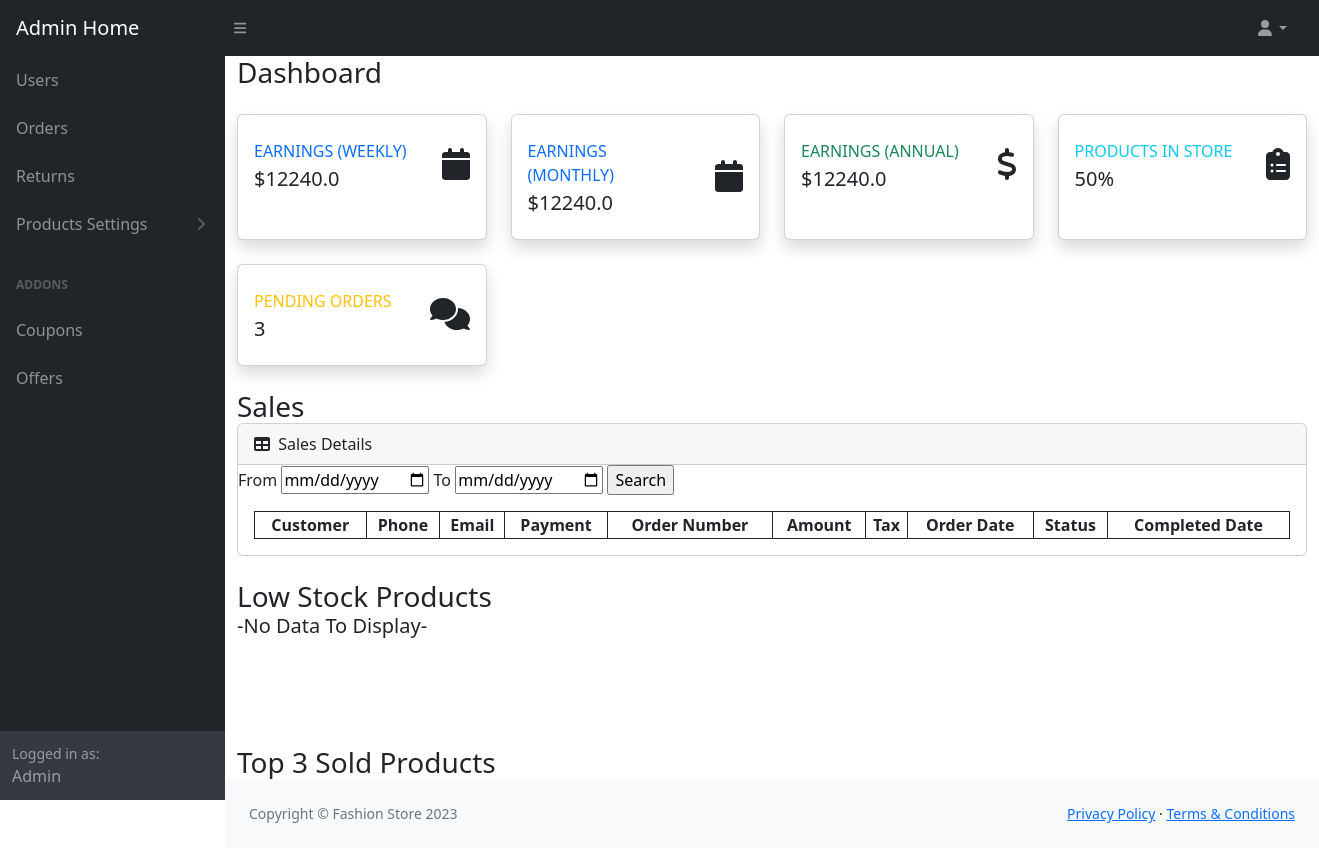
Page /admin_dashboard (signed in) on the earlier database version.
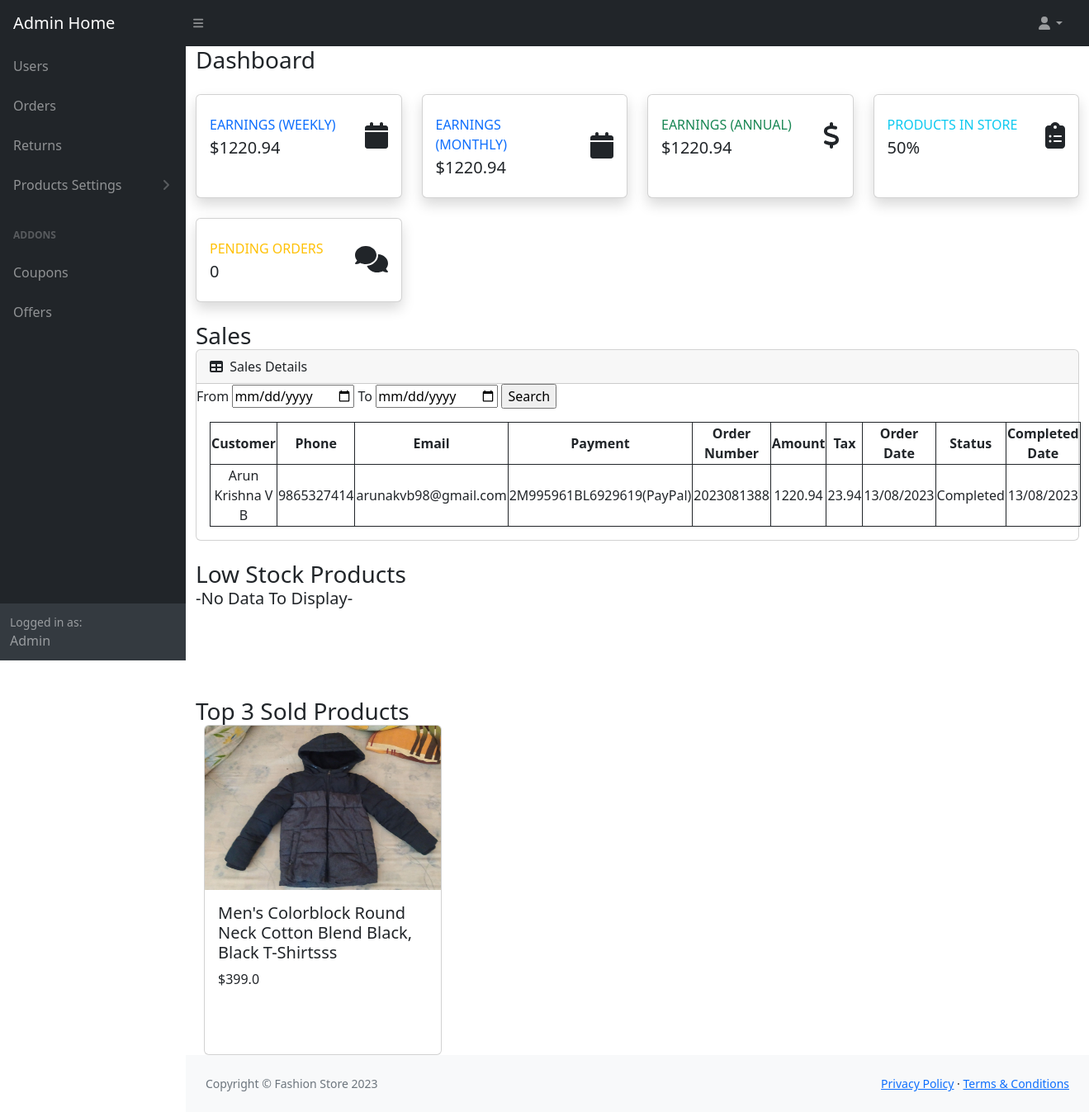
Same page on the later database version.
### store/models.py (models this page shows, shortened)
class Order(models.Model):
	STATUS = (
	('Pending', 'Pending'),
	('New', 'New'),
	('Accepted', 'Accepted'),
	('Completed', 'Completed'),
	('Cancelled', 'Cancelled'),)
	user = models.ForeignKey(User, on_delete=models.SET_NULL, null=True)
	payment = models.ForeignKey(Payment, on_delete=models.SET_NULL, blank=True, null=True)
	order_number = models.CharField(max_length=20)
	first_name = models.CharField(max_length=50)
	last_name = models.CharField(max_length=50)
	phone = models.CharField(max_length=15)
	email = models.EmailField(max_length=50)
	address_line_1 = models.CharField(max_length=50)
	address_line_2 = models.CharField(max_length=50, blank=True)
	country = models.CharField(max_length=50)
	state = models.CharField(max_length=50)
	city= models.CharField(max_length=50)
	pincode = models.CharField(max_length=10)
	order_total = models.FloatField()
	tax = models.FloatField()
	status = models.CharField(max_length=10, choices=STATUS, default='New')
	ip = models.CharField(blank=True, max_length=20)
	is_ordered = models.BooleanField(default=False)
	created_at = models.DateTimeField(auto_now_add=True)
	updated_at = models.DateTimeField(auto_now=True)

class Payment(models.Model):
	user = models.ForeignKey(User, on_delete=models.CASCADE)
	payment_id = models.CharField(max_length=100)
	order_number = models.CharField(max_length=50)
	payment_method = models.CharField(max_length=100)
	amount_payed = models.CharField(max_length=100)
	status = models.CharField(max_length=100)
	created_at = models.DateTimeField(auto_now_add=True)
	def __str__(self):
		return self.payment_method

class BaseModel(models.Model):
	uid = models.UUIDField(primary_key=True , editable=False , default=uuid.uuid4)
	created_at = models.DateTimeField(auto_now= True)
	updated_at = models.DateTimeField(auto_now_add= True)
	class Meta:
		abstract = True

class Products(BaseModel):
	product_name = models.CharField(max_length=100)
	slug = models.SlugField(max_length=100,unique=True, null=True, blank=True)
	category = models.ForeignKey(Category, on_delete=models.CASCADE, related_name="products")
	price = models.FloatField()
	discount = models.IntegerField(null=True)
	rprice = models.FloatField()
	product_description = models.TextField()
	image = models.ImageField(upload_to="products")
	is_deleted = models.BooleanField(default=False)
	in_store = models.BooleanField(default=False)

### store/views.py (the view)
# urls.py: path('admin_dashboard', views.admin_dashboard, name='admin_dashboard'),
def admin_dashboard(request):
    orders = Order.objects.all().filter(Q(status='Pending')|Q(status='New'))
    order_count = len(orders)
    now = timezone.now()
    week_start = now - timedelta(days=now.weekday())
    month_start = now.replace(day=1)
    year_start = now.replace(month=1, day=1)
    total_week = \
        Order.objects.filter(created_at__gte=week_start, created_at__lte=now).aggregate(total=Sum('order_total'))[
            'total']
    total_month = \
        Order.objects.filter(created_at__gte=month_start, created_at__lte=now).aggregate(total=Sum('order_total'))[
            'total']
    total_year = \
        Order.objects.filter(created_at__gte=year_start, created_at__lte=now).aggregate(total=Sum('order_total'))[
            'total']
    low_stock_items = SizeVariant.objects.filter(stock__lt=3)
    product_quantities = OrderProduct.objects.values('product').annotate(total_quantity=Sum('quantity'))
    sorted_products = product_quantities.order_by('-total_quantity')
    top_3_products = sorted_products[:3]
    product_list = Products.objects.all()
    order_list = Order.objects.all().filter(status='Completed')
    for ord in order_list:
        print("-*-*-*- ", ord.created_at)
    context = {'order_count':order_count,
               'total_week': total_week,
               'total_month': total_month,
               'total_year': total_year,
               'low_stock_items': low_stock_items,
               'top_3_products':top_3_products,
               'product_list': product_list,
               'order_list':order_list
               }
    return render(request, 'admin_main/admin_dashboard.html', context)

### store/context_processors.py (called while the page is built)
def category_list_processor(request):
    category_list = Category.objects.all()
    return {'category_list': category_list}

def cart_counter(request):
    cart_count = 0
    try:
        if request.user.is_authenticated:
            cart_items = CartItems.objects.all().filter(user=request.user)
        else:
            cart = uCart.objects.filter(cart_id=_cart_id(request))
            cart_items = CartItems.objects.all().filter(cart=cart[:1])
        for cart_item in cart_items:
            cart_count += cart_item.quantity
    except uCart.DoesNotExist:
        cart_count=0
    return dict(cart_count=cart_count)

def wish_counter(request):
    if request.user.is_authenticated:
        wish_items = WishList.objects.filter(user=request.user)
    else:
        guest = Guest.objects.filter(guest_id=_wishlist_id(request)).first()
        if guest:
            wish_items = WishList.objects.filter(guest=guest)
        else:
            wish_items = []
    wish_count = wish_items.count() if wish_items else 0
    return {'wish_count': wish_count}

### store/templates/admin_main/admin_dashboard.html (shortened to what the changed rows need)
{%extends 'admin_main/admin_base.html'%}
{%load static%}
{%block body%}
{% if user.is_authenticated and user.is_superuser  %}
                <div class="container">
                    <div class="d-sm-flex align-items-center justify-content-between mb-4">
                        <h1 class="h3 mb-0 text-gray-800">Dashboard</h1>
                    </div>
                    <div class="row">
                        <div class="col-xl-3 col-md-6 mb-4">
                            <div class="card border-left-primary shadow h-100 py-2">
                                <div class="card-body">
                                    <div class="row no-gutters align-items-center">
                                        <div class="col mr-2">
                                            <div class="text-xs font-weight-bold text-primary text-uppercase mb-1">
                                                Earnings (Weekly)</div>
                                            <div class="h5 mb-0 font-weight-bold text-gray-800">${{total_week}}</div>
                                        </div>
                                        <div class="col-auto">
                                            <i class="fas fa-calendar fa-2x text-gray-300"></i>
                                        </div>
                                    </div>
                                </div>
                            </div>
                        </div>
                        <div class="col-xl-3 col-md-6 mb-4">
                            <div class="card border-left-primary shadow h-100 py-2">
                                <div class="card-body">
                                    <div class="row no-gutters align-items-center">
                                        <div class="col mr-2">
                                            <div class="text-xs font-weight-bold text-primary text-uppercase mb-1">
                                                Earnings (Monthly)</div>
                                            <div class="h5 mb-0 font-weight-bold text-gray-800">${{total_month}}</div>
                                        </div>
                                        <div class="col-auto">
                                            <i class="fas fa-calendar fa-2x text-gray-300"></i>
                                        </div>
                                    </div>
                                </div>
                            </div>
                        </div>
                        <div class="col-xl-3 col-md-6 mb-4">
                            <div class="card border-left-success shadow h-100 py-2">
                                <div class="card-body">
                                    <div class="row no-gutters align-items-center">
                                        <div class="col mr-2">
                                            <div class="text-xs font-weight-bold text-success text-uppercase mb-1">
                                                Earnings (Annual)</div>
                                            <div class="h5 mb-0 font-weight-bold text-gray-800">${{total_year}}</div>
                                        </div>
                                        <div class="col-auto">
                                            <i class="fas fa-dollar-sign fa-2x text-gray-300"></i>
                                        </div>
                                    </div>
                                </div>
                            </div>
                        </div>
                        <div class="col-xl-3 col-md-6 mb-4">
                            <div class="card border-left-info shadow h-100 py-2">
                                <div class="card-body">
                                    <div class="row no-gutters align-items-center">
                                        <div class="col mr-2">
                                            <div class="text-xs font-weight-bold text-info text-uppercase mb-1">Products in Store
                                            </div>
                                            <div class="row no-gutters align-items-center">
                                                <div class="col-auto">
                                                    <div class="h5 mb-0 mr-3 font-weight-bold text-gray-800">50%</div>
                                                </div>
                                            </div>
                                        </div>
                                        <div class="col-auto">
                                            <i class="fas fa-clipboard-list fa-2x text-gray-300"></i>
                                        </div>
                                    </div>
                                </div>
                            </div>
                        </div>
                        <div class="col-xl-3 col-md-6 mb-4">
                            <div class="card border-left-warning shadow h-100 py-2">
                                <div class="card-body">
                                    <div class="row no-gutters align-items-center">
                                        <div class="col mr-2">
                                            <div class="text-xs font-weight-bold text-warning text-uppercase mb-1">
                                                Pending Orders</div>
                                            <div class="h5 mb-0 font-weight-bold text-gray-800">{{order_count}}</div>
                                        </div>
                                        <div class="col-auto">
                                            <i class="fas fa-comments fa-2x text-gray-300"></i>
                                        </div>
                                    </div>
                                </div>
                            </div>
                        </div>
                    </div>
                </div>
<div class="container">
    <h1 class="h3 mb-0 text-gray-800">Sales</h1>
    <div class="card mb-4">
            <div class="card-header">
                <i class="fas fa-table me-1"></i>
                Sales Details
            </div>
        <div class="row align-items-center justify-content-between">
            <div class="col">
            <div class="input-group admin-search-box" style="width:100%">
                <form action="{%url 'admin_dashboard_filter'%}" method="get">
                    <label>From</label>
                <input type="date" name="from-date" value="{{from_date}}" required>
                    <label>To</label>
                <input type="date" name="to-date" value="{{to_date}}" required>
                <input type="submit" value="Search">
                </form>
            </div>
            </div>
        </div>
            <div class="card-body">
                <table id="datatablesSample" style="width:100%">
                    <thead>
                    <tr>
                    <th>Customer</th>
                    <th>Phone</th>
                    <th>Email</th>
                    <th>Payment</th>
                    <th>Order Number</th>
                    <th>Amount</th>
                    <th>Tax</th>
                    <th>Order Date</th>
                    <th>Status</th>
                    <th>Completed Date</th>
                    </tr>
                    </thead>
                    <tbody>
                {% for ord in order_list %}
                <tr>
                <td>{{ ord.first_name }} {{ ord.last_name }}</td>
                <td>{{ ord.phone }}</td>
                <td>{{ ord.email }}</td>
                <td>{{ord.payment.payment_id}}({{ ord.payment }})</td>
                <td>{{ ord.order_number }}</td>
                <td>{{ ord.order_total }}</td>
                <td>{{ ord.tax }}</td>
                <td>{{ ord.created_at |date:"d/m/Y" }}</td>
                <td>{{ ord.status }}</td>
                <td>{{ ord.updated_at |date:"d/m/Y" }}</td>
                </tr>
                {% endfor %}
                </tbody>
                </table>
            </div>
        </div>
</div>
                <div class="container">
                    <h1 class="h3 mb-0 text-gray-800">Low Stock Products</h1>
                    <div class="col-8">
                    {%if low_stock_items%}
                        <table class="low-stock-table">
                        <tr>
                            <th>Product Name</th>
                            <th>Color</th>
                            <th>Size</th>
                            <th>Action</th>
                        </tr>
                        {% for item in low_stock_items %}
                        <tr>
                            <td>{{ item.product_id.product_name }}</td>
                            <td>{{ item.Color_id.color }}</td>
                            <td>{{ item.size }}</td>
                            <td><a class="btn btn-info" href="{%url 'product_variants_stock_update' size_id=item.uid product_id=item.product_id.uid%}">Update</a></td>
                        </tr>
                        {% endfor %}
                        </table>
                    {%else%}
                    <h5>-No Data To Display-</h5>
                    {%endif%}
                    </div>
                </div>
                <div class="container" style="margin-top:100px;">
                    <h1 class="h3 mb-0 text-gray-800">Top 3 Sold Products</h1>
                    {%for product in top_3_products%}
            {%for p in product_list%}
            {%if p.uid ==  product.product%}
            <div class="card" style="width: 18rem;margin-left:10px;height:400px;">
            <img class="card-img-top" src="{{p.image.url}}" alt="Card image cap" height="50%">
            <div class="card-body">
            <h5 class="card-title">{{p.product_name}}</h5>
            <p class="card-text">${{p.price}}</p>
            </div>
            </div>
            {%endif%}
            {%endfor%}
            {%endfor%}
                </div>
{%endif%}
{%endblock%}

Differences in the rows shown:
added Order: first_name "Arun Krishna", last_name "V B", phone "9865327414", email "arunakvb98@gmail.com", payment.payment_id "2M995961BL6929619", payment "PayPal", order_number "2023081388", order_total "1220.94", tax "23.94", created_at "13/08/2023", status "Completed", updated_at "13/08/2023"
now on this page (row unchanged): Products: image (picture), product_name "Men's Colorblock Round Neck Cotton Blend Black, Black T-Shirtsss", price "399.0"
Other differences:
{{ total_week }}: "12240.0" → "1220.94"
{{ total_month }}: "12240.0" → "1220.94"
{{ total_year }}: "12240.0" → "1220.94"
{{ order_count }}: "3" → "0"
